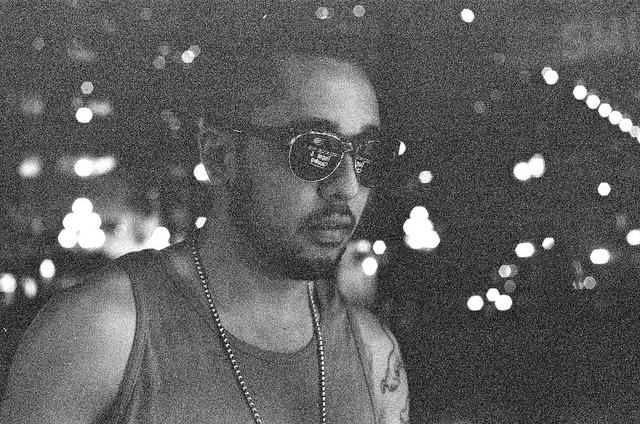
#> input picture img/22.jpg, 640 x 424 px
$ python log.py
#> lines starting #> are read from the running program, lines starting #| are printed output that depends on the picture
import matplotlib.pyplot as plt
import cv2
import math

def showImage(title, pos, effect = None):
    image = plt.subplot(pos)
    image.set_title(title)
    image.set_yticks([]), image.set_xticks([])
    image.imshow(cv2.cvtColor(img, cv2.COLOR_BGR2RGB), cmap = effect)

def calculateIntensity(plot):
    intervals = ()
    intensities = []
    for i in range(256):
        intervals = intervals + (i,)
        intensities.append(0)
    for y in range(img.shape[0]):
        for x in range(img.shape[1]):
            img[y,x] = (255/math.log(256)) * math.log(img[y, x] + 1)
            g = img[y, x]
            intensities[g] += 100/(img.shape[0] * img.shape[1])

    graph.set_title("Intensity")
    graph.set_xlabel("Intensity")
    print(intensities)
    plot.bar(intervals, intensities, align = "edge", width = 0.3)

imgName = input("Filename: ")
#> the answer given: img/22.jpg
img = cv2.imread(imgName)
#> img is the input picture: shape (424, 640, 3); min 0, max 255, mean 93.4
graph = plt.subplot(212)
img = cv2.cvtColor(img, cv2.COLOR_BGR2GRAY)
#> img: shape (424, 640)
showImage("Grayscale Image", 221, "gray")
calculateIntensity(graph)
#> after the loop in calculateIntensity, `for y in range(img.shape[0]):`:
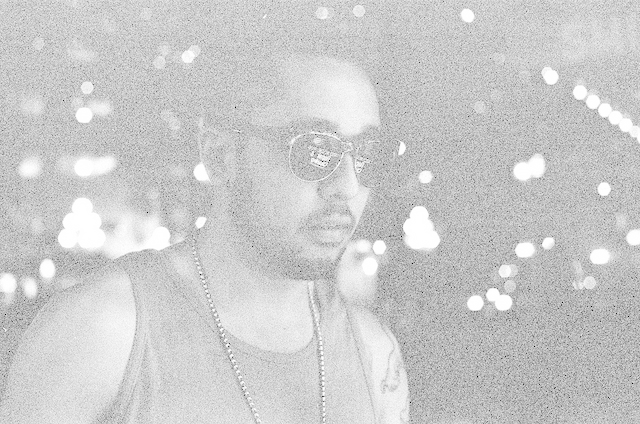
#> img: shape (424, 640); min 0, max 255, mean 203.7
#> after the loop in calculateIntensity, `for y in range(img.shape[0]):`: intensities = 256 values, max 2.49 at index 214, min 0 at index 1, mean 0.391
#> (printed output is left out)
showImage("Log Image", 222)
plt.show()
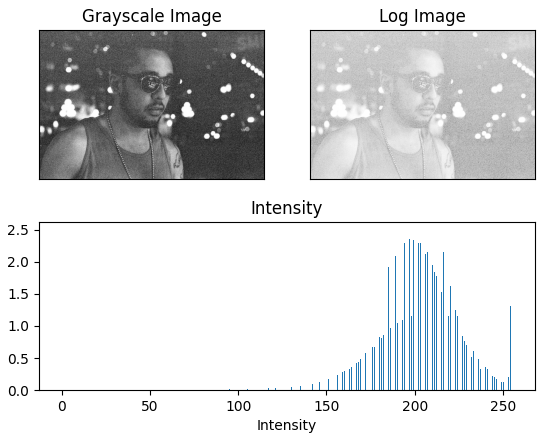
#> figure drawn by matplotlib, 3 panels; panel 1: tallest bar 2.49 high, from x = 214 to 214.3

$ run again, on img/bike.jpg
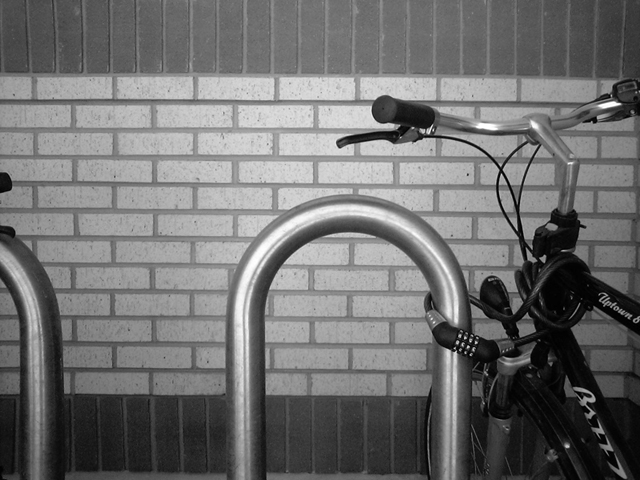
#> input picture img/bike.jpg, 640 x 480 px
#> img is the input picture: shape (480, 640, 3); min 0, max 255, mean 112.2
#> after the loop in calculateIntensity, `for y in range(img.shape[0]):`:
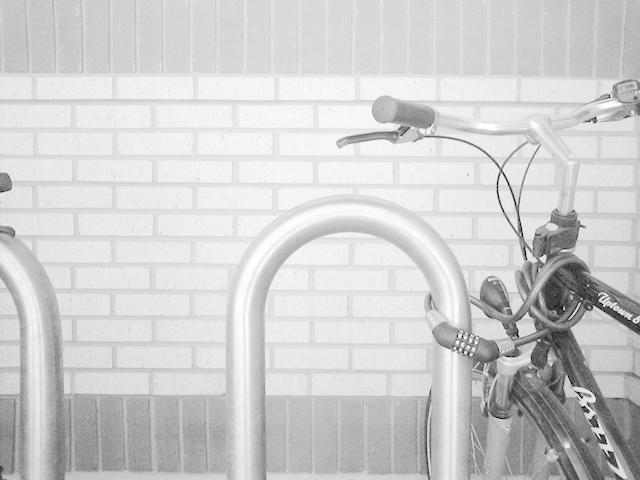
#> img: shape (480, 640); min 0, max 255, mean 207.2
#> after the loop in calculateIntensity, `for y in range(img.shape[0]):`: intensities = 256 values, max 2.53 at index 233, min 0 at index 1, mean 0.391
#> (printed output is left out)
#> `plt.show()`:
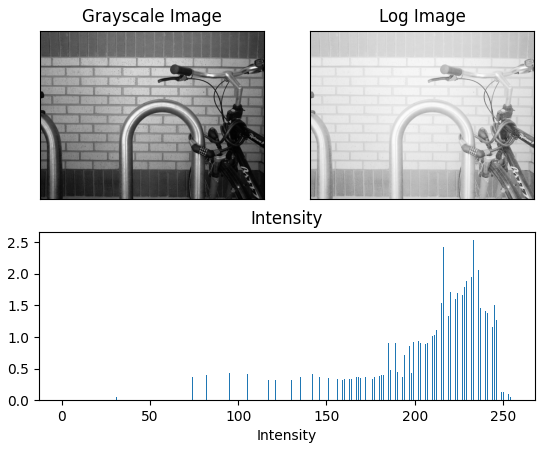
#> figure drawn by matplotlib, 3 panels; panel 1: tallest bar 2.53 high, from x = 233 to 233.3

$ run again, on img/boo.jpg
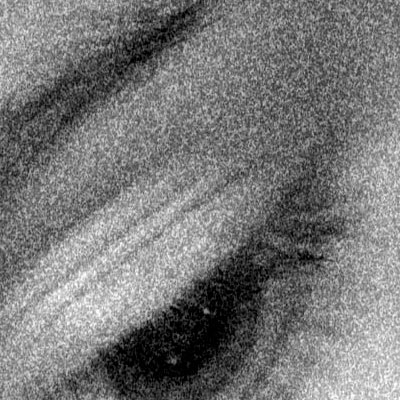
#> input picture img/boo.jpg, 400 x 400 px
#> img is the input picture: shape (400, 400, 3); min 0, max 255, mean 119.1
#> after the loop in calculateIntensity, `for y in range(img.shape[0]):`:
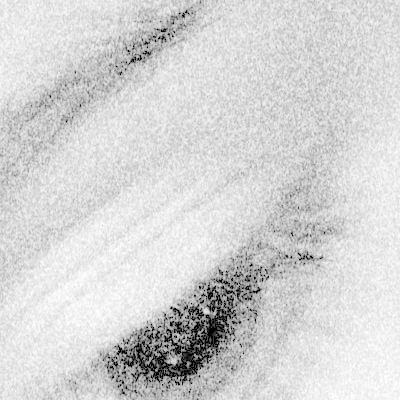
#> img: shape (400, 400); min 0, max 255, mean 211.7
#> after the loop in calculateIntensity, `for y in range(img.shape[0]):`: intensities = 256 values, max 2.91 at index 231, min 0 at index 1, mean 0.391
#> (printed output is left out)
#> `plt.show()`:
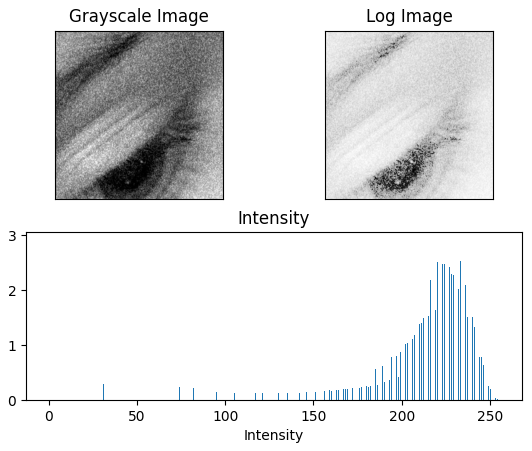
#> figure drawn by matplotlib, 3 panels; panel 1: tallest bar 2.91 high, from x = 231 to 231.3
